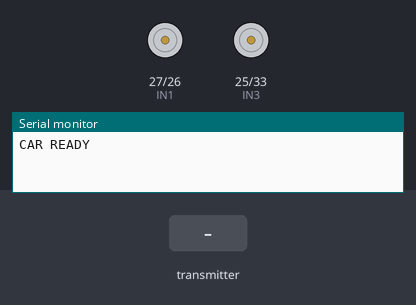
Bench run of a sketch on a simulated ESP32. Shown: motor-driver pin pairs drawn as motors (green arrow = first pin HIGH = forward, orange = second pin HIGH = backward, longer = more drive, scaled by the enable pin), the last lines printed to the serial monitor. The test bench sets the inputs (shaded band).

Above: at 1.2 s.
1.3 s: the transmitter starts sending x = 1024
At 1.8 s:
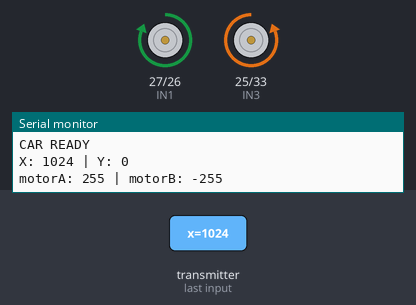
2.8 s: the transmitter starts sending y = 1024
At 4.0 s:
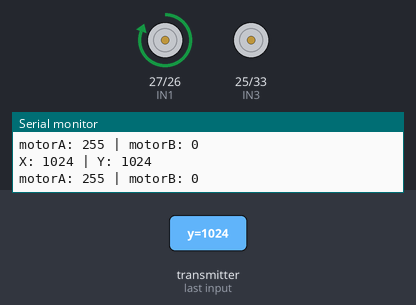
4.3 s: the transmitter starts sending x = 0
At 5.2 s:
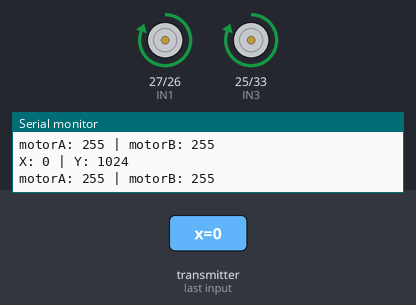
5.8 s: the transmitter starts sending x = 2048
At 6.4 s:
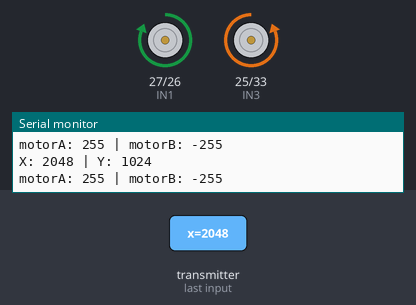
7.3 s: the transmitter starts sending y = 2048
At 8.7 s:
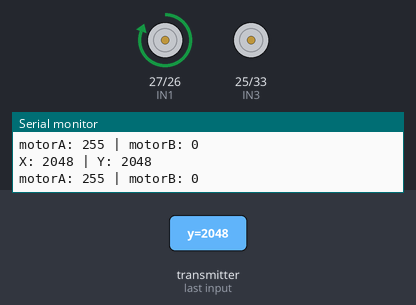
Timing chart, 0 to 9.8 s (numbered marks = the images above; inputs shaded):
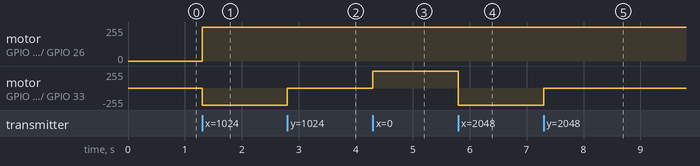

The sketch:

Transmitter.ino
```cpp
#include <esp_now.h>
#include <WiFi.h>

#define ENA 14  // Changed from 14
#define ENB 32
#define IN1 27
#define IN2 26
#define IN3 25
#define IN4 33

typedef struct {
  int16_t x;
  int16_t y;
} struct_message;

struct_message incomingData;
unsigned long lastReceiveTime = 0;
bool dataReceived = false;

void setMotor(int pwmPin, int dirPin1, int dirPin2, int speed) {
  if (speed > 0) {
    digitalWrite(dirPin1, HIGH);
    digitalWrite(dirPin2, LOW);
    ledcWrite(pwmPin, speed);
  } else if (speed < 0) {
    digitalWrite(dirPin1, LOW);
    digitalWrite(dirPin2, HIGH);
    ledcWrite(pwmPin, -speed);
  } else {
    digitalWrite(dirPin1, LOW);
    digitalWrite(dirPin2, LOW);
    ledcWrite(pwmPin, 0);
  }
}

void driveMotors(int16_t x, int16_t y) {
  int deadzone = 100;
  if (abs(x) < deadzone) x = 0;
  if (abs(y) < deadzone) y = 0;

  int16_t motorA = y + x;
  int16_t motorB = y - x;

  motorA = constrain(motorA, -1000, 1000);
  motorB = constrain(motorB, -1000, 1000);

  motorA = map(motorA, -1000, 1000, -255, 255);
  motorB = map(motorB, -1000, 1000, -255, 255);

  // Add this debug line
  Serial.printf("motorA: %d | motorB: %d\n", motorA, motorB);

  setMotor(ENA, IN1, IN2, motorA);
  setMotor(ENB, IN3, IN4, motorB);
}

// Fixed callback signature
void onReceive(const esp_now_recv_info *info, const uint8_t *incomingDataRaw, int len) {
  memcpy(&incomingData, incomingDataRaw, sizeof(incomingData));
  lastReceiveTime = millis();
  dataReceived = true;
  Serial.printf("X: %d | Y: %d\n", incomingData.x, incomingData.y);
  driveMotors(incomingData.x, incomingData.y);
}

void setup() {
  Serial.begin(115200);

  pinMode(IN1, OUTPUT);
  pinMode(IN2, OUTPUT);
  pinMode(IN3, OUTPUT);
  pinMode(IN4, OUTPUT);

  // Setup PWM
  ledcAttach(ENA, 1000, 8);
  ledcAttach(ENB, 1000, 8);

  // Stop motors on boot
  ledcWrite(ENA, 0);
  ledcWrite(ENB, 0);
  digitalWrite(IN1, LOW);
  digitalWrite(IN2, LOW);
  digitalWrite(IN3, LOW);
  digitalWrite(IN4, LOW);

  WiFi.mode(WIFI_STA);
  WiFi.disconnect();

  if (esp_now_init() != ESP_OK) {
    Serial.println("ESP-NOW init failed");
    while (1);
  }

  esp_now_register_recv_cb(onReceive);
  Serial.println("CAR READY");
}

void loop() {
  // Failsafe
  if (dataReceived && millis() - lastReceiveTime > 500) {
    ledcWrite(ENA, 0);
    ledcWrite(ENB, 0);
    digitalWrite(IN1, LOW);
    digitalWrite(IN2, LOW);
    digitalWrite(IN3, LOW);
    digitalWrite(IN4, LOW);
    Serial.println("No signal - stopped");
    dataReceived = false;
  }
}
```

Measured:
- after the input at 1.3 s, motor on GPIO 27 (IN1) / GPIO 26 (IN2): stopped → forward 255/255 at once; motor on GPIO 25 (IN3) / GPIO 33 (IN4): stopped → backward 255/255 at once
- after the input at 2.8 s, motor on GPIO 25 (IN3) / GPIO 33 (IN4): backward 255/255 → stopped at once
- after the input at 4.3 s, motor on GPIO 25 (IN3) / GPIO 33 (IN4): stopped → forward 255/255 at once
- after the input at 5.8 s, motor on GPIO 25 (IN3) / GPIO 33 (IN4): forward 255/255 → backward 255/255 at once
- after the input at 7.3 s, motor on GPIO 25 (IN3) / GPIO 33 (IN4): backward 255/255 → stopped at once
